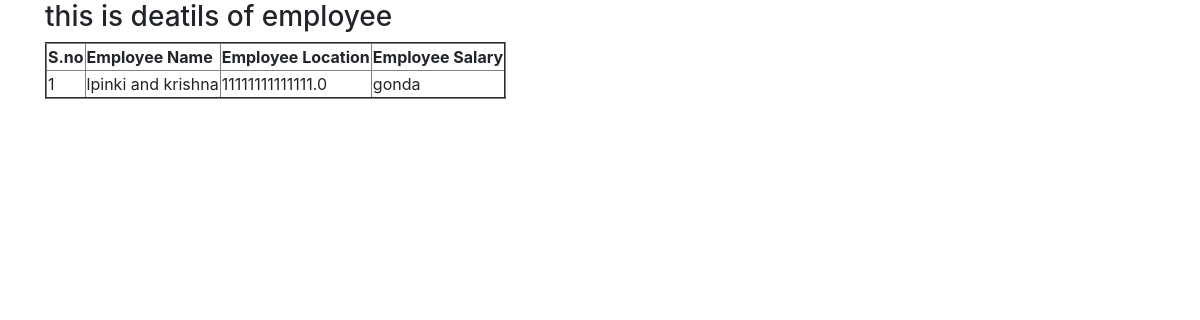
The page /1 on the database its author committed.
### classcuda12app/models.py (models this page shows, shortened)
class Employee(models.Model):
    name=models.CharField(max_length=20)
    loc=models.CharField(max_length=30)
    sal=models.FloatField()

### classcuda12app/views.py (the view)
# urls.py: url(r'^(?P<pk>\d+)$', views.CompanyDetailView.as_view(),name='detail'),
class CompanyDetailView(DetailView):
    model = Employee

### templates/classcuda12app/employee_detail.html
{% extends 'classcuda12app/base.html' %}
{% block body_block %}
    <h3>this is deatils of employee</h3>
        <table border="2px">
        <thead>
        <tr>
            <th>S.no</th>
        <th>Employee Name</th>
        <th>Employee Location</th>
        <th>Employee Salary</th>
        </tr>
        </thead>
             <tr>
                 <td>{{ employee.id }}</td>
                 <td> {{ employee.name }}</td>
                <td>{{ employee.sal }}</td>
                <td>{{ employee.loc }}</td>
             </tr>
        </table>
{% endblock %}

### rows shown on the page
Employee: id "1", name "lpinki and krishna", sal "11111111111111.0", loc "gonda"
